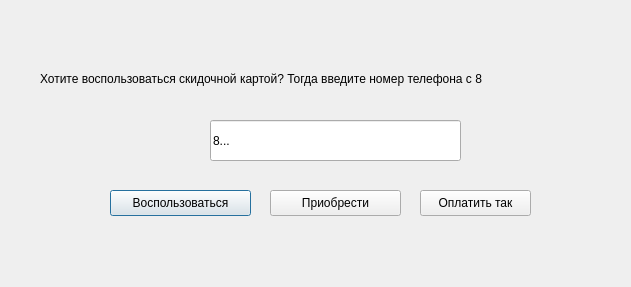
<?xml version="1.0" encoding="UTF-8"?>
<ui version="4.0">
 <class>Maps</class>
 <widget class="QDialog" name="Maps">
  <property name="geometry">
   <rect>
    <x>0</x>
    <y>0</y>
    <width>631</width>
    <height>287</height>
   </rect>
  </property>
  <property name="windowTitle">
   <string>Оплата</string>
  </property>
  <widget class="QPushButton" name="pushButton">
   <property name="geometry">
    <rect>
     <x>110</x>
     <y>190</y>
     <width>141</width>
     <height>26</height>
    </rect>
   </property>
   <property name="text">
    <string>Воспользоваться</string>
   </property>
  </widget>
  <widget class="QLabel" name="label">
   <property name="geometry">
    <rect>
     <x>40</x>
     <y>70</y>
     <width>671</width>
     <height>18</height>
    </rect>
   </property>
   <property name="text">
    <string>Хотите воспользоваться скидочной картой? Тогда введите номер телефона с 8</string>
   </property>
  </widget>
  <widget class="QLineEdit" name="lineEdit">
   <property name="geometry">
    <rect>
     <x>210</x>
     <y>120</y>
     <width>251</width>
     <height>41</height>
    </rect>
   </property>
   <property name="text">
    <string>8...</string>
   </property>
  </widget>
  <widget class="QPushButton" name="pushButton_2">
   <property name="geometry">
    <rect>
     <x>270</x>
     <y>190</y>
     <width>131</width>
     <height>26</height>
    </rect>
   </property>
   <property name="text">
    <string>Приобрести</string>
   </property>
  </widget>
  <widget class="QPushButton" name="pushButton_3">
   <property name="geometry">
    <rect>
     <x>420</x>
     <y>190</y>
     <width>111</width>
     <height>26</height>
    </rect>
   </property>
   <property name="text">
    <string>Оплатить так</string>
   </property>
  </widget>
 </widget>
 <resources/>
 <connections/>
</ui>
